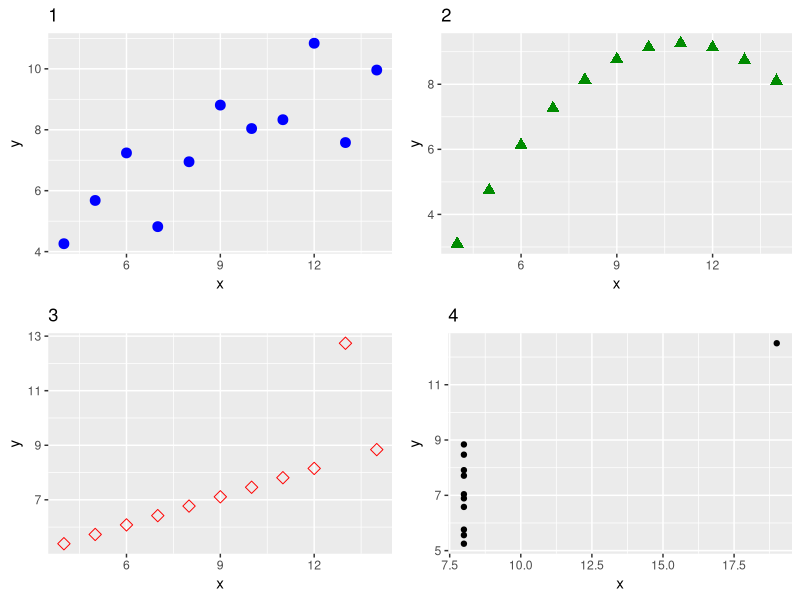
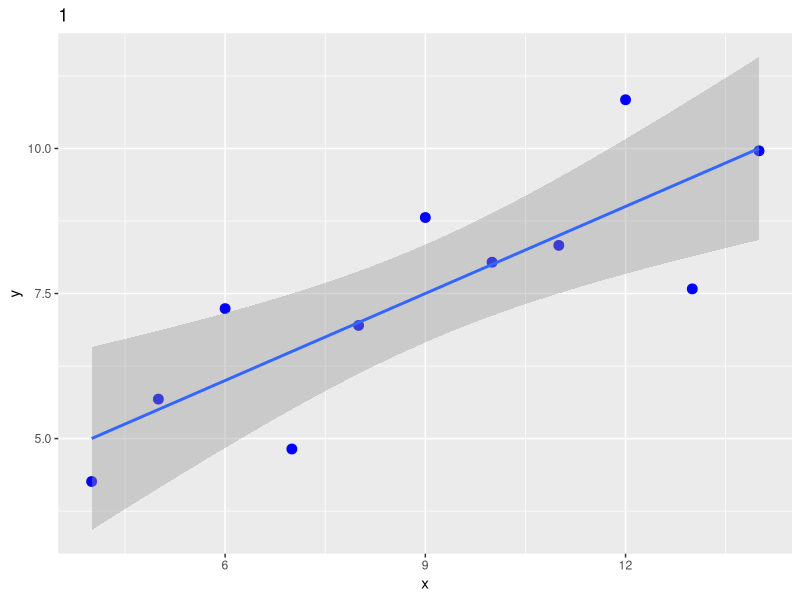
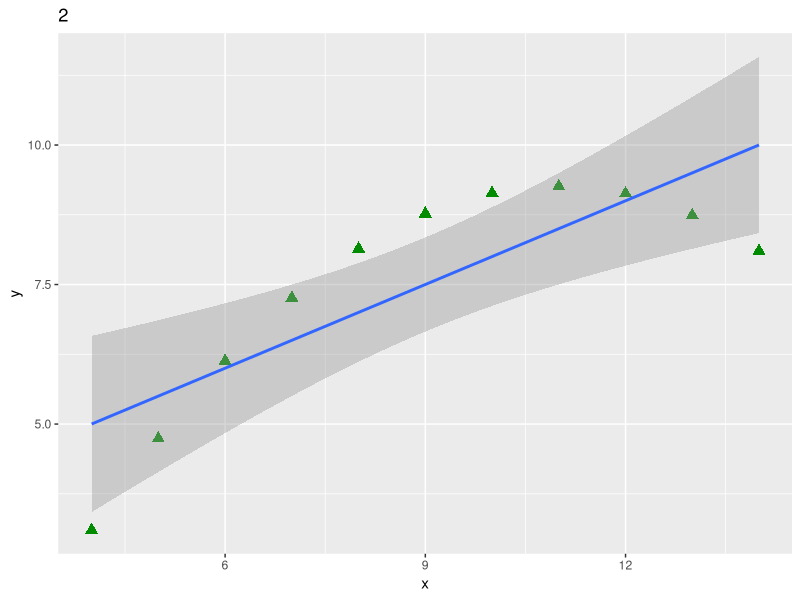
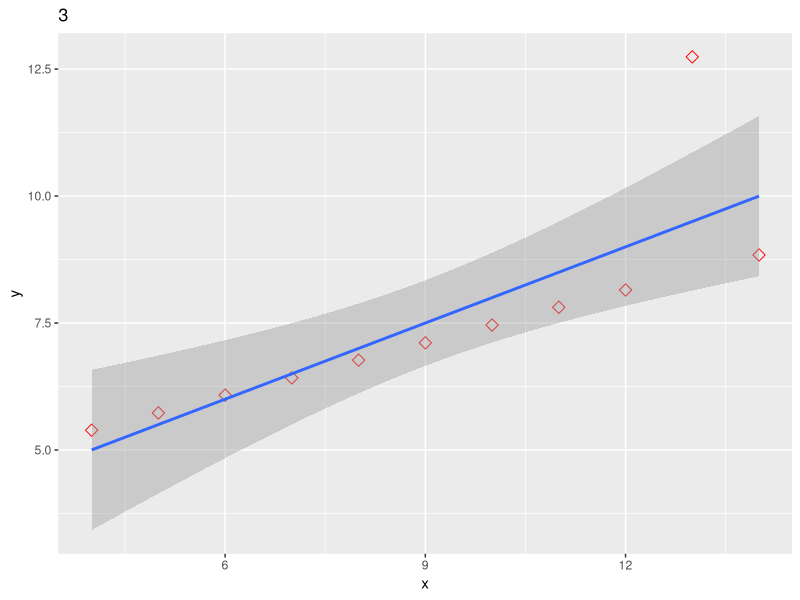
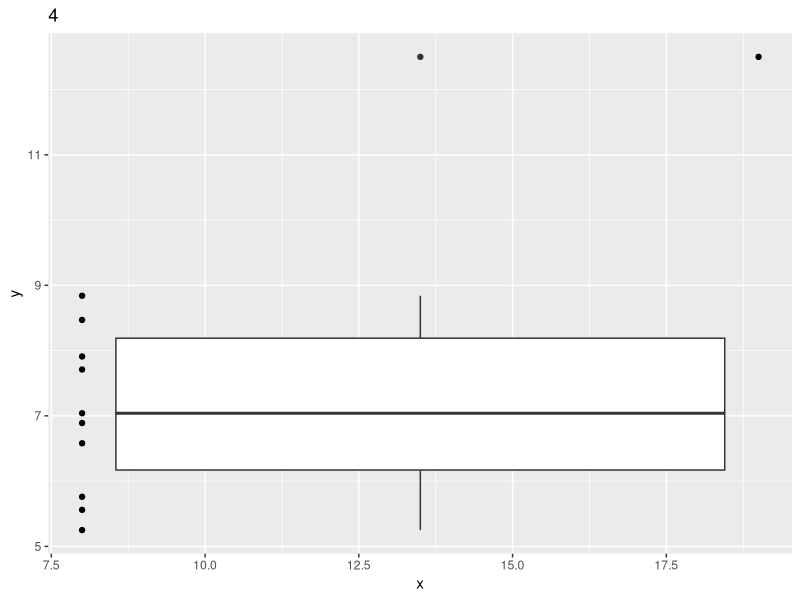

The R source for these figures, in order:
## ---- chunk 1
require(ggplot2)
require(grid)
require(gridExtra)
# Data setup - I chose to treat these as separate data frames since the relationship between X and Y among the four groups was different
df1 <- data.frame( x = c(10.00, 8.00, 13.00, 9.00, 11.00, 14.00, 6.00, 4.00, 12.00, 7.00, 5.00), 
                   y = c(8.04, 6.95, 7.58, 8.81, 8.33, 9.96, 7.24, 4.26, 10.84, 4.82, 5.68) )

df2 <- data.frame( x = c(10.00, 8.00, 13.00, 9.00, 11.00, 14.00, 6.00, 4.00, 12.00, 7.00, 5.00), 
                   y = c(9.14, 8.14, 8.74, 8.77, 9.26, 8.10, 6.13, 3.10, 9.13, 7.26, 4.74) )

df3 <- data.frame( x = c(10.00, 8.00, 13.00, 9.00, 11.00, 14.00, 6.00, 4.00, 12.00, 7.00, 5.00), 
                   y = c(7.46, 6.77, 12.74, 7.11, 7.81, 8.84, 6.08, 5.39, 8.15, 6.42, 5.73) )

df4 <- data.frame( x = c(8.00, 8.00, 8.00, 8.00, 8.00, 8.00, 8.00, 19.00, 8.00, 8.00, 8.00), 
                   y = c(6.58, 5.76, 7.71, 8.84, 8.47, 7.04, 5.25, 12.50, 5.56, 7.91, 6.89) )
## ---- chunk 2
p1 <- ggplot(df1, aes(x=x, y=y)) + geom_point(color='blue', size=3) + labs(title = '1')
p2 <- ggplot(df2, aes(x=x, y=y)) + geom_point(color ='green4', size=3, pch=17) + labs(title = '2')
p3 <- ggplot(df3, aes(x=x, y=y)) + geom_point(color='red', size=3, pch=23) + labs(title = '3')
p4 <- ggplot(df4, aes(x=x, y=y)) + geom_point() + labs(title = '4')
grid.arrange(p1, p2, p3, p4, ncol=2)
## ---- chunk 3
summary(df1)
lm(data=df1)
p1 + geom_smooth(method="lm")
## ---- chunk 4
summary(df2)
lm(data=df2)
p2 + geom_smooth(method="lm")
## ---- chunk 5
summary(df3)
lm(data=df3)
p3 + geom_smooth(method="lm")
## ---- chunk 6
summary(df4)
table(df4)
p4 + geom_boxplot()
